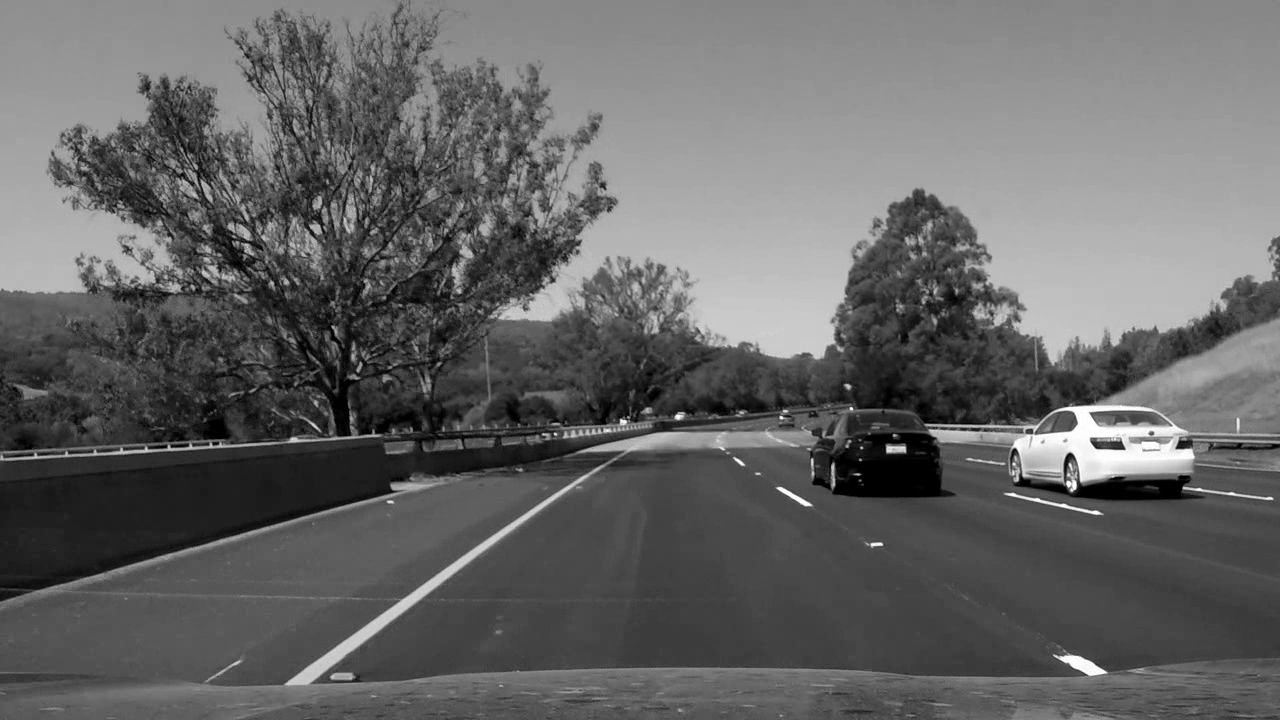
//> input picture frame 3 of Project/new_video.avi, 1280 x 720 px
$ ./harr_cascades   (built with g++ and OpenCV 4)
//> lines starting //> are read from the running program, lines starting //| are printed output that depends on the picture; after the words box and inside, x2 and y2 are one past the last pixel; in counts of white or black regions, pixels touching at a corner belong together
#include <opencv2/opencv.hpp>
#include <string>
#include <vector>
#include <iostream>

using namespace cv;
using namespace std;

Point findCenter(Rect rect);
bool intersect(Point lineP1, Point lineP2, Point rectCenter);

int main(int argc, char* argv[]) {
	const String fileName = "new_video.avi";
	VideoCapture capture(fileName);

	if (!capture.isOpened())
	{
		cout << "Error loading the video." << endl;
		int error = -1;
		return 1;
	}

	//Load the car cascades
	String car_cascade_name = "haarcascade_cars.xml";
	CascadeClassifier car_cascade;

	if (!car_cascade.load(car_cascade_name))
	{
		printf("Error : loading the cascade.\n"); return -1;
	}

	Mat frame;
	int numCars = 0;
	capture.read(frame);
//> frame is the input picture: 720 rows x 1280 cols, CV_8UC3; min 0, max 255, mean 101.6

	while (capture.isOpened()) {
		capture.read(frame);
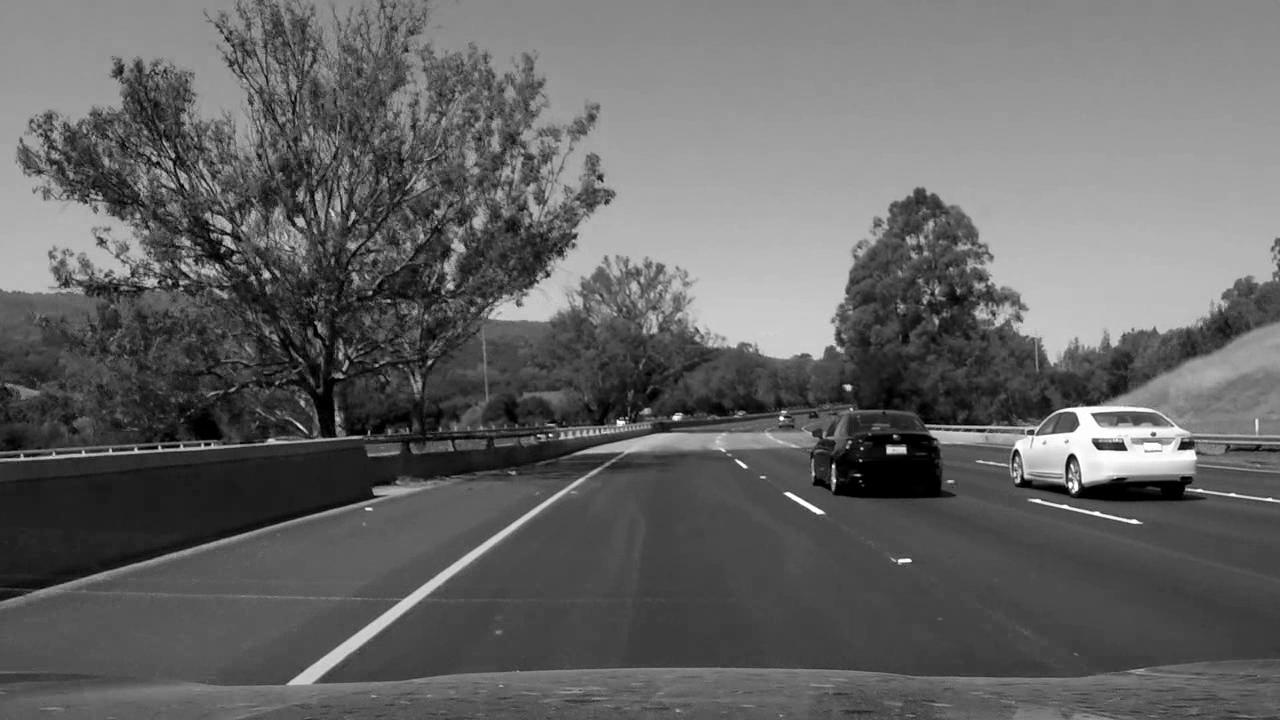
//> input picture frame 4 of Project/new_video.avi, 1280 x 720 px
//> frame is the input picture: 720 rows x 1280 cols, CV_8UC3; min 0, max 255, mean 100.6
		Mat drawingFrame = frame.clone();

		vector<Rect> cars;
		car_cascade.detectMultiScale(frame, cars, 1.1, 2);
//> cars = 7 Rects (x, y, width, height): [765, 403, 39, 39], [652, 401, 46, 46], [1162, 416, 45, 45], [1081, 411, 57, 57], [1224, 422, 43, 43], [176, 386, 57, 57], [803, 365, 173, 173]

		for (int c = 0; c < cars.size(); c++) {
			Point rectCenterPt = findCenter(cars[c]);
			Rect centerRect(rectCenterPt.x, rectCenterPt.y, cars[c].width / 12, cars[c].height / 12);
			Mat thisCar = frame(centerRect);
			Scalar average = mean(thisCar);

			circle(drawingFrame, rectCenterPt, 3, (255, 255, 0), -1);
			rectangle(drawingFrame, Point(cars[c].x, cars[c].y), Point(cars[c].x + cars[c].width, cars[c].y + cars[c].height), average, 2);

		}
//> this loop made 7 passes
//> (centerRect, average) on passes 1 to 7: (Rect(784, 422, 3, 3), Scalar(91.11, 91.11, 91.11)), (Rect(675, 424, 3, 3), Scalar(31.44, 31.44, 31.44)), (Rect(1184, 438, 3, 3), Scalar(135, 135, 135)), (Rect(1109, 439, 4, 4), Scalar(151.4, 151.4, 151.4)), (Rect(1245, 443, 3, 3), Scalar(87.22, 87.22, 87.22)), (Rect(204, 414, 4, 4), Scalar(1.88, 1.88, 1.88)), (Rect(889, 451, 14, 14), Scalar(44.71, 44.71, 44.71))
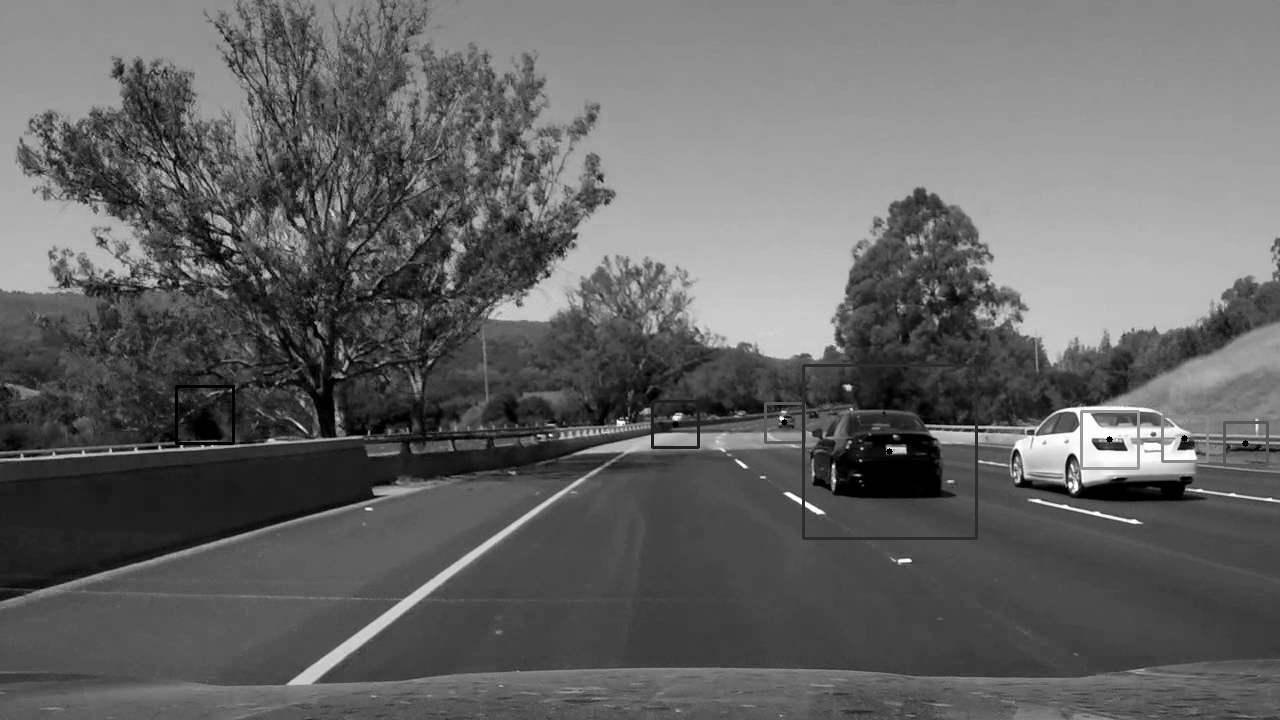
//> drawingFrame: 720 rows x 1280 cols, CV_8UC3; 0.6% of pixels changed, all inside (x1, y1, x2, y2) = (175, 364, 1269, 540)

		imshow("Video", drawingFrame);

		char key = waitKey(33);
//> the 'q' key is pressed
		if (key == 'q')
		{
			cout << "Final count: " << numCars << endl;
			break;
		}
	}

	destroyAllWindows();
}

Point findCenter(Rect rect) {
	return Point(rect.x + rect.width / 2, rect.y + rect.height / 2);
}

bool intersect(Point lineP1, Point lineP2, Point rectCenter) {
	double slope = (lineP1.y - lineP2.y) / (lineP1.x - lineP2.x);
	double yIntersect = (slope * lineP1.x) + lineP1.y;
	return rectCenter.y == ((slope * rectCenter.x) + yIntersect);
}

$ run again, starting later in the video
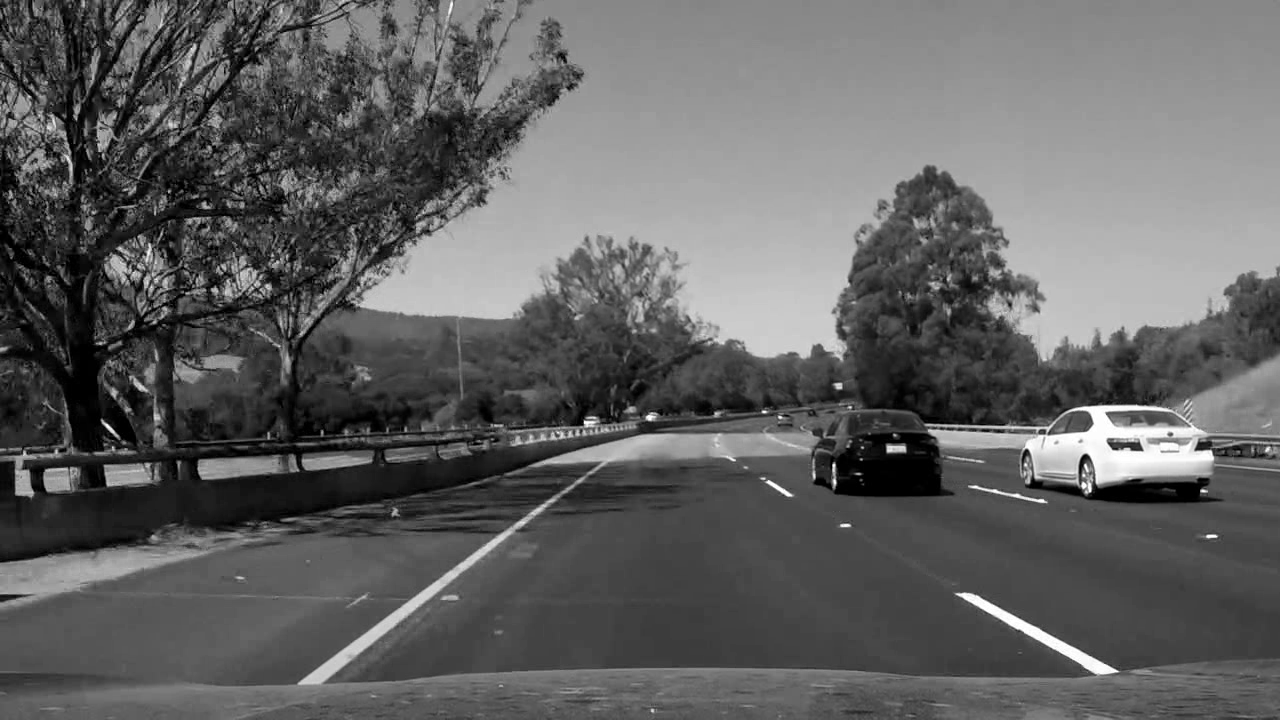
//> input picture frame 13 of Project/new_video.avi, 1280 x 720 px
//> frame is the input picture: 720 rows x 1280 cols, CV_8UC3; min 0, max 255, mean 97.7
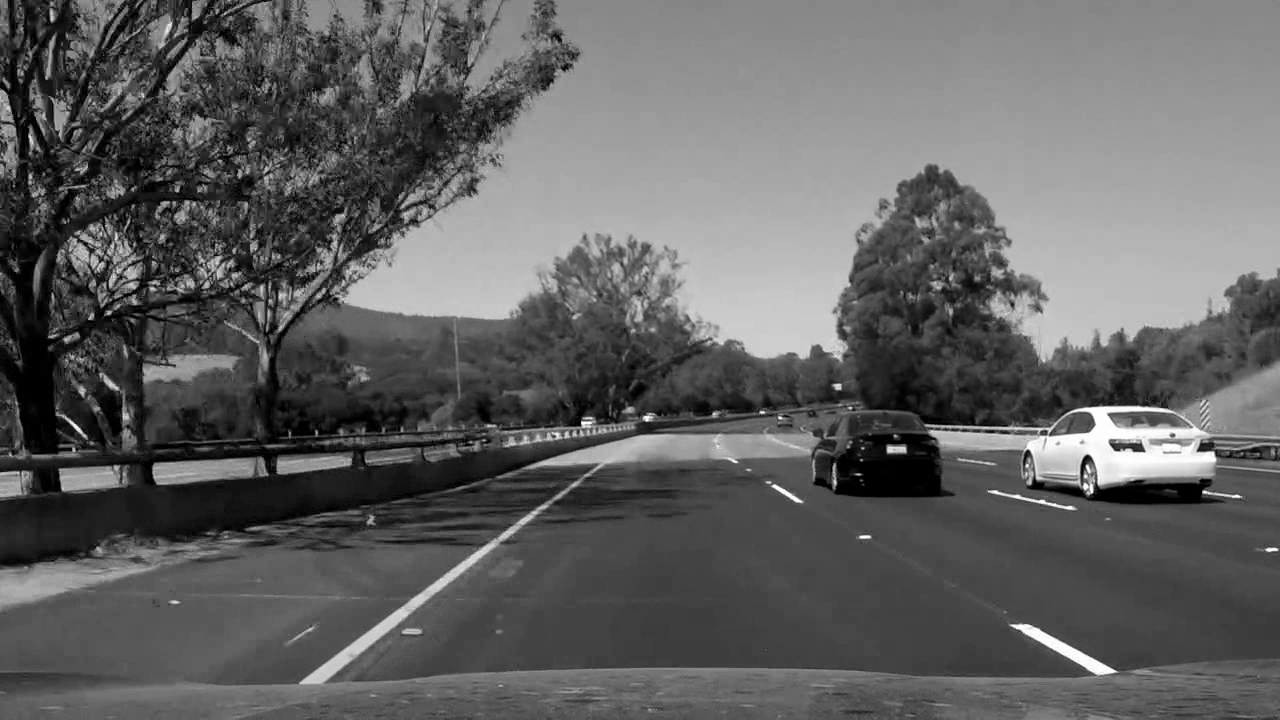
//> input picture frame 14 of Project/new_video.avi, 1280 x 720 px
//> frame is the input picture: 720 rows x 1280 cols, CV_8UC3; min 0, max 255, mean 97.6
//> cars = 10 Rects (x, y, width, height), first 8: [1011, 421, 21, 21], [1246, 446, 20, 20], [1101, 414, 56, 56], [634, 488, 45, 45], [384, 511, 49, 49], [236, 512, 50, 50], [1117, 392, 50, 50], [1145, 410, 51, 51]
//> the loop `for (int c = 0; c < cars.size(); c++)` made 10 passes
//> (centerRect, average) on passes 1 to 8: (Rect(1021, 431, 1, 1), Scalar(83, 83, 83)), (Rect(1256, 456, 1, 1), Scalar(74, 74, 74)), (Rect(1129, 442, 4, 4), Scalar(86.69, 86.69, 86.69)), (Rect(656, 510, 3, 3), Scalar(61.89, 61.89, 61.89)), (Rect(408, 535, 4, 4), Scalar(64.69, 64.69, 64.69)), (Rect(261, 537, 4, 4), Scalar(75.81, 75.81, 75.81)), (Rect(1142, 417, 4, 4), Scalar(105.1, 105.1, 105.1)), (Rect(1170, 435, 4, 4), Scalar(133.7, 133.7, 133.7))
//> after the loop `for (int c = 0; c < cars.size(); c++)`:
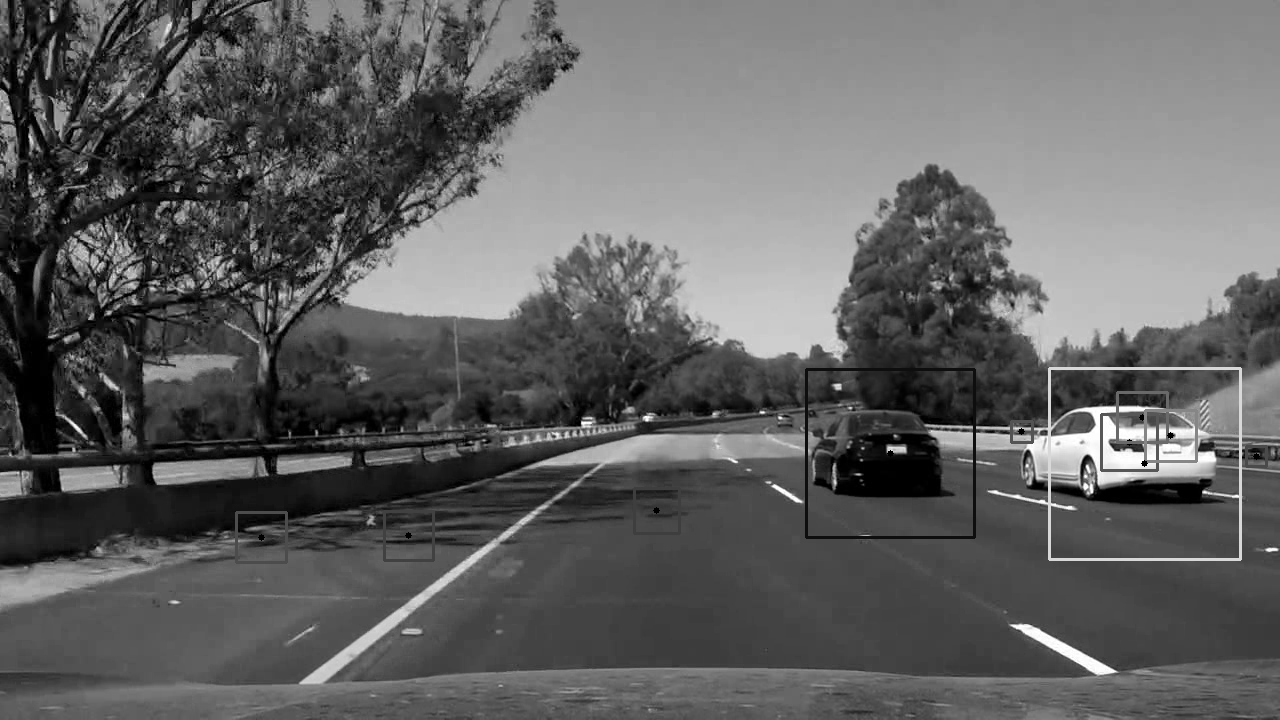
//> drawingFrame: 720 rows x 1280 cols, CV_8UC3; 0.93% of pixels changed, all inside (x1, y1, x2, y2) = (235, 367, 1268, 564)

$ run again, starting later in the video
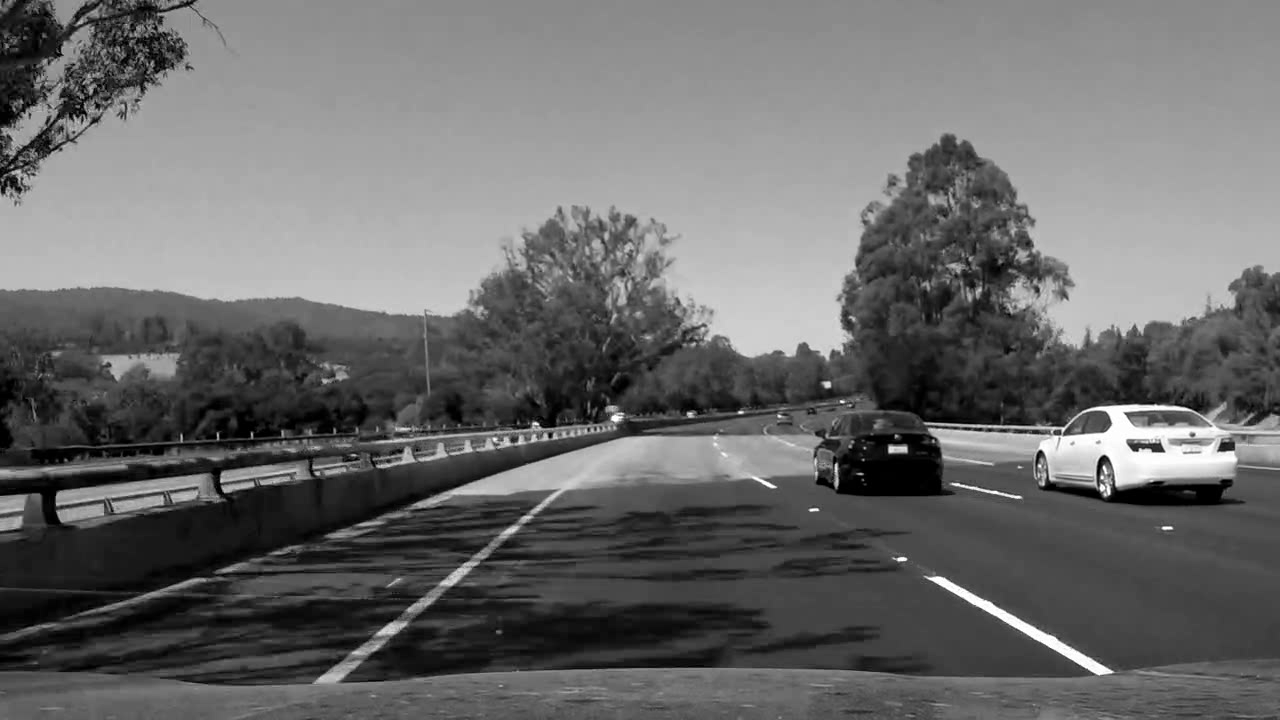
//> input picture frame 24 of Project/new_video.avi, 1280 x 720 px
//> frame is the input picture: 720 rows x 1280 cols, CV_8UC3; min 0, max 255, mean 106.1
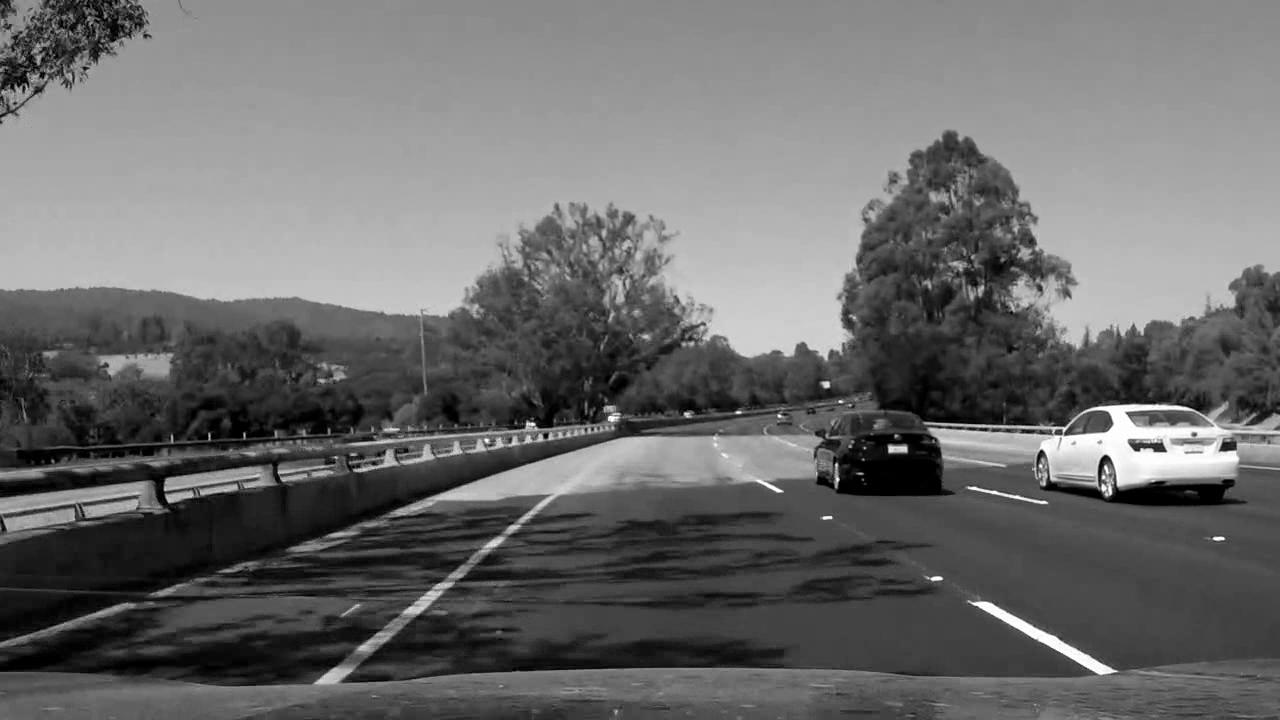
//> input picture frame 25 of Project/new_video.avi, 1280 x 720 px
//> frame is the input picture: 720 rows x 1280 cols, CV_8UC3; min 0, max 255, mean 107.2
//> cars = 13 Rects (x, y, width, height), first 8: [1016, 418, 22, 22], [249, 578, 24, 24], [333, 646, 52, 52], [1076, 392, 49, 49], [1168, 412, 48, 48], [1202, 409, 55, 55], [1116, 410, 61, 61], [572, 572, 51, 51]
//> the loop `for (int c = 0; c < cars.size(); c++)` made 13 passes
//> (centerRect, average) on passes 1 to 8: (Rect(1027, 429, 1, 1), Scalar(83, 83, 83)), (Rect(261, 590, 2, 2), Scalar(68.75, 68.75, 68.75)), (Rect(359, 672, 4, 4), Scalar(47.31, 47.31, 47.31)), (Rect(1100, 416, 4, 4), Scalar(78, 78, 78)), (Rect(1192, 436, 4, 4), Scalar(158.7, 158.7, 158.7)), (Rect(1229, 436, 4, 4), Scalar(119.6, 119.6, 119.6)), (Rect(1146, 440, 5, 5), Scalar(137.4, 137.4, 137.4)), (Rect(597, 597, 4, 4), Scalar(62.5, 62.5, 62.5))
//> after the loop `for (int c = 0; c < cars.size(); c++)`:
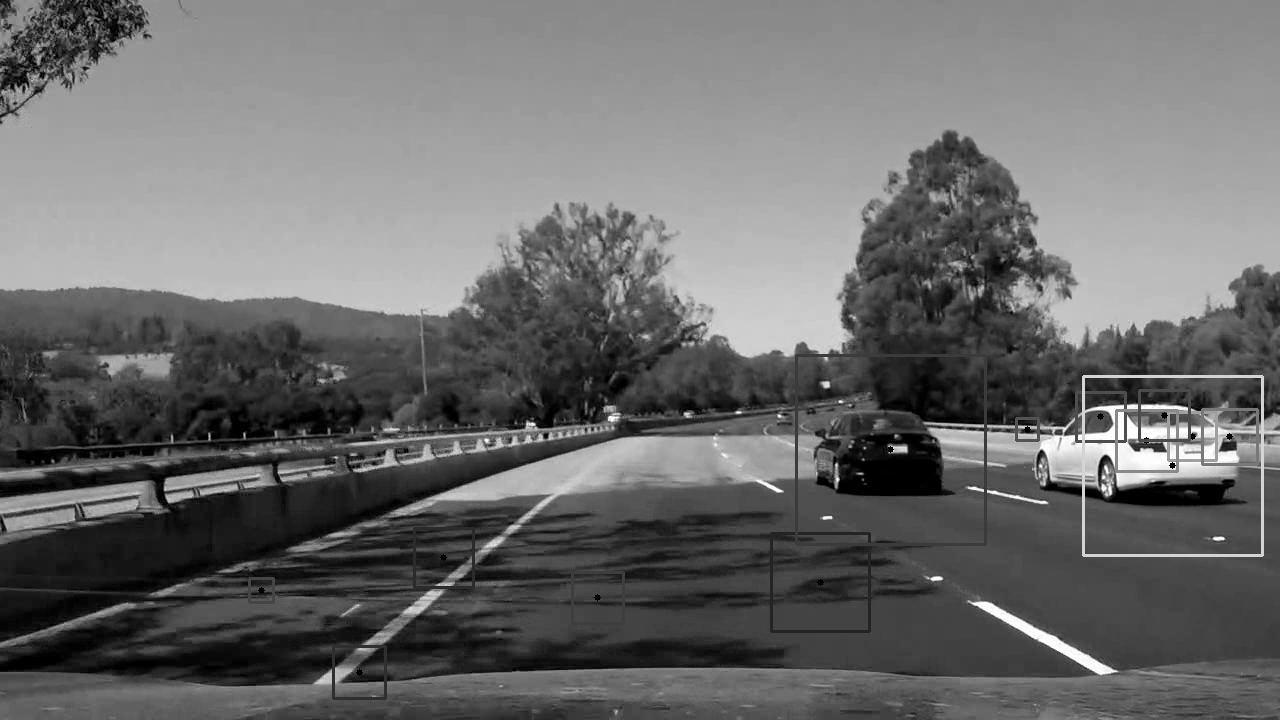
//> drawingFrame: 720 rows x 1280 cols, CV_8UC3; 1.23% of pixels changed, all inside (x1, y1, x2, y2) = (248, 354, 1264, 700)
